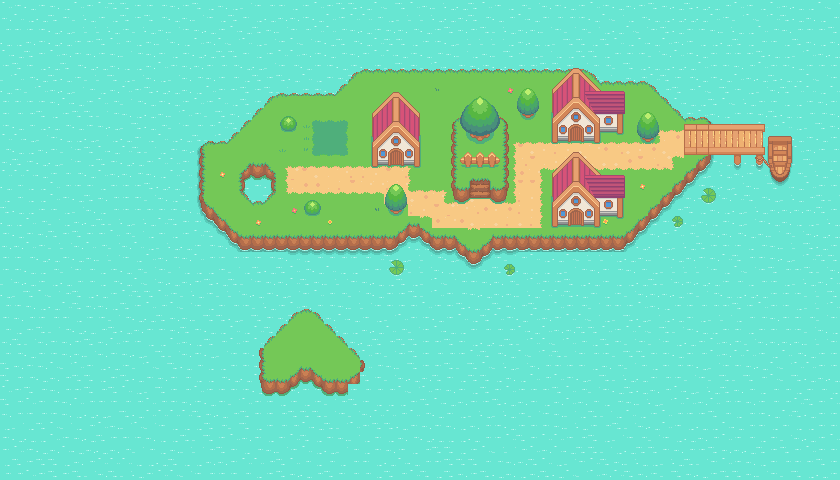

This game map was drawn from its Tiled (.tmx) file and the tilesets committed beside it. A one-line description and the trimmed map source follow:
An orthogonal 70x40 tile map with 12x12 px tiles, 10 tile layers (Water, Island, Bush, Flower, ...), 3 hidden layers not drawn, 2 tilesets.

<map version="1.10" tiledversion="1.10.1" orientation="orthogonal" renderorder="right-down" width="70" height="40" tilewidth="12" tileheight="12" infinite="0" nextlayerid="15" nextobjectid="1">
 <editorsettings>
  <export target="battleZone.tmj" format="json" />
 </editorsettings>
 <tileset firstgid="1" source="vak.tsx" />
 <tileset firstgid="1025" source="Collision.tsx" />
 <group id="12" name="Object">
  <layer id="1" name="Water" width="70" height="40">
   <data>[2800 cells, 2800 non-empty, 9 distinct tile ids]</data>
  </layer>
  <layer id="2" name="Island" width="70" height="40">
   <data>[2800 cells, 679 non-empty, 139 distinct tile ids]</data>
  </layer>
  <layer id="14" name="Bush" width="70" height="40">
   <data>[2800 cells, 9 non-empty, 9 distinct tile ids]</data>
  </layer>
  <layer id="7" name="Flower" width="70" height="40">
   <data>[2800 cells, 34 non-empty, 20 distinct tile ids]</data>
  </layer>
  <layer id="9" name="Path" width="70" height="40">
   <data>[2800 cells, 144 non-empty, 16 distinct tile ids]</data>
  </layer>
  <layer id="3" name="Plateau" width="70" height="40">
   <data>[2800 cells, 44 non-empty, 27 distinct tile ids]</data>
  </layer>
  <layer id="4" name="House" width="70" height="40">
   <data>[2800 cells, 168 non-empty, 112 distinct tile ids]</data>
  </layer>
  <layer id="5" name="Tree" width="70" height="40">
   <data>[2800 cells, 42 non-empty, 26 distinct tile ids]</data>
  </layer>
  <layer id="6" name="Fence" width="70" height="40">
   <data>[2800 cells, 8 non-empty, 8 distinct tile ids]</data>
  </layer>
  <layer id="8" name="Boat" width="70" height="40">
   <data>[2800 cells, 54 non-empty, 48 distinct tile ids]</data>
  </layer>
 </group>
 <layer id="10" name="Collision" width="70" height="40" visible="0" opacity="0.55">
  <data>[2800 cells, 212 non-empty, 1 distinct tile ids]</data>
 </layer>
 <layer id="13" name="BattleZone" width="70" height="40" visible="0" opacity="0.61">
  <data>[2800 cells, 9 non-empty, 1 distinct tile ids]</data>
 </layer>
 <layer id="11" name="ForegroundObjects" width="70" height="40" visible="0">
  <data>[2800 cells, 62 non-empty, 40 distinct tile ids]</data>
 </layer>
</map>
